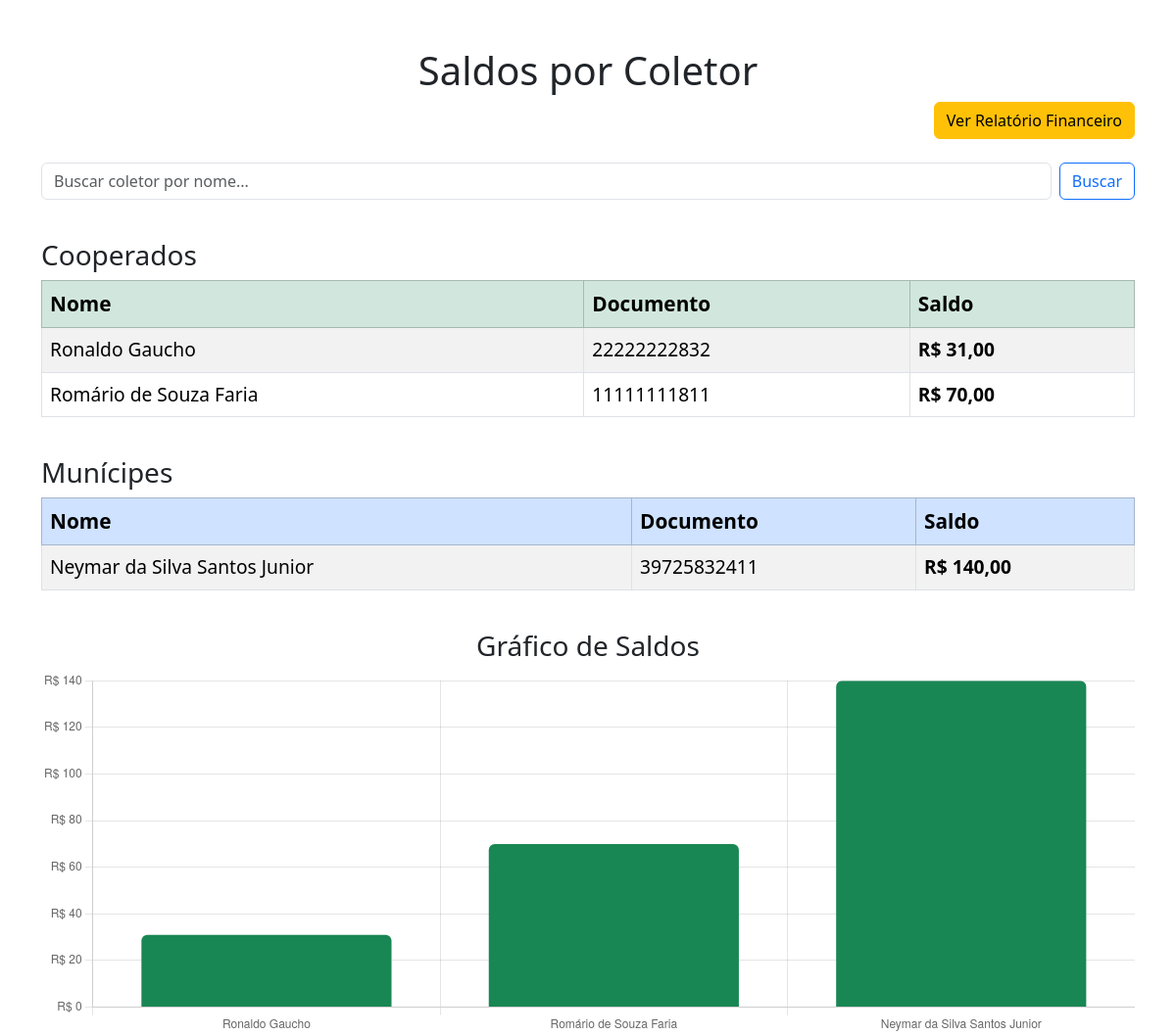
The app's page /saldos/ (signed in) with its own data.
### reciclagem/models.py (models this page shows, shortened)
class Coletor(models.Model):
    TIPO_DOCUMENTO_CHOICES = [
        ('CPF', 'CPF'),
        ('RG', 'RG'),
        ('CNH', 'CNH'),
    ]
    TIPO_CONTA_CHOICES = [
        ('corrente', 'Conta Corrente'),
        ('poupanca', 'Poupança'),
    ]
    nome = models.CharField(max_length=100)
    tipo_documento = models.CharField(max_length=10, choices=TIPO_DOCUMENTO_CHOICES)
    documento = models.CharField(max_length=20, unique=True)
    foto = models.ImageField(upload_to='fotos_coletores/', null=True, blank=True)
    faz_parte_cooperativa = models.BooleanField(default=False)
    endereco = models.TextField()
    telefone = models.CharField(max_length=20)
    email = models.EmailField("E-mail", null=True, blank=True)
    tipo_conta = models.CharField(max_length=10, choices=TIPO_CONTA_CHOICES, default='corrente')
    agencia = models.CharField(max_length=10, default='0000')
    numero_conta = models.CharField(max_length=20, default='000000')
    banco = models.CharField(max_length=50, default='Não informado')
    class Meta:
        verbose_name = "Coletor"
        verbose_name_plural = "Coletores"
    @property
    def documento_mascarado(self):
        if len(self.documento) == 14 and self.documento.count('.') == 2 and '-' in self.documento:
            return f"{self.documento[:3]}.XXX.XXX-{self.documento[-2:]}"
        return self.documento

### reciclagem/views.py (the view)
# urls.py: path('saldos/', views.saldo_por_coletor, name='saldo_por_coletor'),
@login_required
def saldo_por_coletor(request):
    filtro = request.GET.get('filtro', '').strip().lower()
    cooperados = Coletor.objects.filter(faz_parte_cooperativa=True)
    municipes = Coletor.objects.filter(faz_parte_cooperativa=False)
    if filtro:
        cooperados = cooperados.filter(nome__icontains=filtro)
        municipes = municipes.filter(nome__icontains=filtro)
    eh_operador_basico = request.user.groups.filter(name="Operador Básico").exists()
    saldos_cooperados = []
    saldos_municipes = []
    for coletor in cooperados:
        total = Coleta.objects.filter(coletor=coletor).aggregate(soma=Sum('valor_total'))['soma'] or 0
        saldos_cooperados.append({
            'nome': coletor.nome,
            'documento': None if eh_operador_basico else coletor.documento_mascarado,
            'saldo': None if eh_operador_basico else total
        })
    for coletor in municipes:
        total = Coleta.objects.filter(coletor=coletor).aggregate(soma=Sum('valor_total'))['soma'] or 0
        saldos_municipes.append({
            'nome': coletor.nome,
            'documento': None if eh_operador_basico else coletor.documento_mascarado,
            'saldo': None if eh_operador_basico else total
        })
    context = {
        'saldos_cooperados': saldos_cooperados,
        'saldos_municipes': saldos_municipes,
        'eh_operador_basico': eh_operador_basico,
        'filtro': request.GET.get('filtro', ''),
    }
    return render(request, 'reciclagem/saldo_por_coletor.html', context)

### templates/reciclagem/saldo_por_coletor.html (shortened to what this page needs)
{% load static %}
<!DOCTYPE html>
<html>
<head>
  <link rel="stylesheet" href="https://cdn.jsdelivr.net/npm/bootstrap@5.3.3/dist/css/bootstrap.min.css">
</head>
<body class="container mt-5">
  <h1 class="text-center">Saldos por Coletor</h1>
  <div class="text-end mb-4">
  <a href="{% url 'relatorio_financeiro' %}" class="btn btn-warning">
    Ver Relatório Financeiro
  </a>
</div>
  <form method="get" class="my-4 d-flex" role="search">
    <input type="text" name="filtro" class="form-control me-2" placeholder="Buscar coletor por nome..." value="{{ filtro }}">
    <button type="submit" class="btn btn-outline-primary">Buscar</button>
  </form>
  <div class="titulo">
    <h3>Cooperados</h3>
  </div>
  <table class="table table-striped table-bordered">
    <thead class="table-success">
      <tr>
        <th>Nome</th>
        {% if not eh_operador_basico %}
        <th>Documento</th>
        <th>Saldo</th>
        {% else %}
        <th>Informações</th>
        {% endif %}
      </tr>
    </thead>
    <tbody>
      {% for item in saldos_cooperados %}
      <tr>
        <td>{{ item.nome }}</td>
        {% if not eh_operador_basico %}
        <td>{{ item.documento }}</td>
        <td class="saldo">R$ {{ item.saldo|floatformat:2 }}</td>
        {% else %}
        <td class="sem-permissao" colspan="2">Sem permissão para ver dados financeiros</td>
        {% endif %}
      </tr>
      {% empty %}
      <tr><td colspan="3">Nenhum cooperado encontrado.</td></tr>
      {% endfor %}
    </tbody>
  </table>
  <div class="titulo">
    <h3>Munícipes</h3>
  </div>
  <table class="table table-striped table-bordered">
    <thead class="table-primary">
      <tr>
        <th>Nome</th>
        {% if not eh_operador_basico %}
        <th>Documento</th>
        <th>Saldo</th>
        {% else %}
        <th>Informações</th>
        {% endif %}
      </tr>
    </thead>
    <tbody>
      {% for item in saldos_municipes %}
      <tr>
        <td>{{ item.nome }}</td>
        {% if not eh_operador_basico %}
        <td>{{ item.documento }}</td>
        <td class="saldo">R$ {{ item.saldo|floatformat:2 }}</td>
        {% else %}
        <td class="sem-permissao" colspan="2">Sem permissão para ver dados financeiros</td>
        {% endif %}
      </tr>
      {% empty %}
      <tr><td colspan="3">Nenhum munícipe encontrado.</td></tr>
      {% endfor %}
    </tbody>
  </table>
  {% if not eh_operador_basico %}
  <div class="titulo">
    <h3 class="text-center">Gráfico de Saldos</h3>
    <canvas id="graficoSaldos" height="100"></canvas>
  </div>
  <script>
    const ctx = document.getElementById('graficoSaldos').getContext('2d');
    const graficoSaldos = new Chart(ctx, {
      type: 'bar',
      data: {
        labels: [
          {% for item in saldos_cooperados %}'{{ item.nome }}',{% endfor %}
          {% for item in saldos_municipes %}'{{ item.nome }}',{% endfor %}
        ],
        datasets: [{
          label: 'Saldo R$',
          data: [
            {% for item in saldos_cooperados %}{{ item.saldo }},{% endfor %}
            {% for item in saldos_municipes %}{{ item.saldo }},{% endfor %}
          ],
          backgroundColor: '#198754',
          borderRadius: 6,
        }]
      },
      options: {
        responsive: true,
        plugins: {
          legend: {
            display: false
          },
          tooltip: {
            callbacks: {
              label: function(context) {
                return ' R$ ' + context.raw.toFixed(2);
              }
            }
          }
        },
        scales: {
          y: {
            beginAtZero: true,
            ticks: {
              callback: function(value) {
                return 'R$ ' + value;
              }
            }
          }
        }
      }
    });
  </script>
  {% endif %}
</body>
</html>

### templates/reciclagem/saldo_por_coletor.html (style rules this page uses)
.saldo { font-weight: bold; color: green; }
.titulo { margin-top: 40px; }
th, td { font-size: 1.2rem; }
th { font-size: 1.3rem; }

### records on screen
Coletor: nome "Ronaldo Gaucho", documento "22222222832"
Coletor: nome "Romário de Souza Faria", documento "11111111811"
Coletor: nome "Neymar da Silva Santos Junior", documento "39725832411"

### other values on screen
{{ item.saldo|floatformat:2 }} "31,00" "70,00"
{{ item.saldo|floatformat:2 }} "140,00"
chart data {{ item.nome }} Ronaldo Gaucho, Romário de Souza Faria
chart data {{ item.nome }} Neymar da Silva Santos Junior
chart data {{ item.saldo }} 31, 70
chart data {{ item.saldo }} 140
